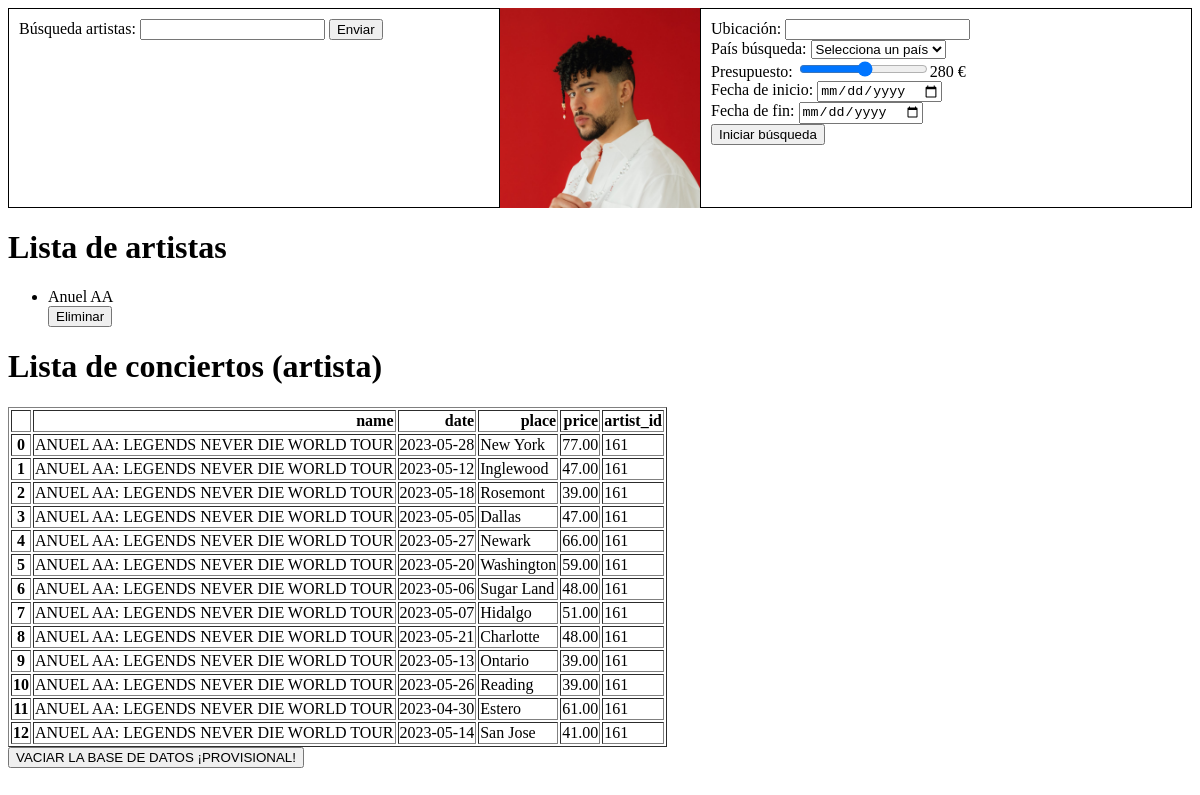
The page /BuscadorConciertos/buscador/ on the database its author committed.
### BuscadorConciertos/models.py (models this page shows, shortened)
class Artist(models.Model):
    name = models.CharField(max_length=255)
    artist_id = models.CharField(max_length=255)

class Concierto(models.Model):
    name = models.CharField(max_length=255)
    date = models.DateField()
    place = models.CharField(max_length=255)
    price = models.DecimalField(max_digits=8, decimal_places=2)
    artist = models.ForeignKey(Artist, on_delete=models.CASCADE, related_name='concerts')

### BuscadorConciertos/views.py (the view)
# urls.py: path('buscador/', views.buscador, name='buscador'),
def buscador(request):
  artists = Artist.objects.all()
  conciertos = Concierto.objects.all().values() #Obtener valores de los conciertos
  conciertos_df = pd.DataFrame(conciertos) #Importamos a un dataframe de pandas
  if not conciertos_df.empty:
    conciertos_df = conciertos_df.drop('id', axis = 1)
  conciertos_dict = conciertos_df.to_html()
  print(conciertos_df)
  if request.method == 'POST':
    if 'buscarArtista' in request.POST:
        nombre = request.POST.get('nombre')
        artist_id = (ticketmaster(request, nombre))
        ticket_events(request, artist_id)
        return render(request, 'buscador.html', {'artists': artists, 'conciertos': conciertos_dict})
    elif 'iniciarBusqueda' in request.POST:
        ubi = request.POST.get('ubicacion')
        pais = request.POST.get('pais')
        presupuesto = request.POST.get('presupuesto')
        inicio = request.POST.get('inicio')
        fin = request.POST.get('fin')
        return render(request, 'buscador.html', {'artists': artists, 'conciertos': conciertos_dict})
  else:
    return render(request, 'buscador.html', {'artists': artists, 'conciertos': conciertos_dict})

### BuscadorConciertos/templates/buscador.html (shortened to what this page needs)
<head>
    {% load static %}
    <link rel="stylesheet" type="text/css" href="{% static 'BuscadorConciertos/css/belleza.css' %}">
</head>
<div class="container">
    <div class="box">
        <form method="post">
            <label for="nombre">Búsqueda artistas:</label>
            <input type="text" name="nombre" id="nombre">
            <button type="submit" name="buscarArtista">Enviar</button>
        </form>
    </div>
    <img id="bb" src = "{% static 'BuscadorConciertos/img/bb.jpg' %}">
    <div class="box">
        <form method="post">
            <label for="ubicacion">Ubicación: </label>
            <input type="text" name="ubicacion" id="ubicacion"><br>
            <label for="pais">País búsqueda: </label>
            <select name="pais" id="pais">
              <option value="">Selecciona un país</option>
              </select><br>
            <label for="presupuesto">Presupuesto: </label>
            <input type="range"  name="presupuesto" id="presupuesto" min="50" max="500" step="10"><output id="valor"></output>
            <label>€</label><br>
            <label for="inicio">Fecha de inicio:</label>
            <input type="date" id="inicio" name="inicio"><br>
            <label for="fin">Fecha de fin:</label>
            <input type="date" id="fin" name="fin"><br>
            <button type="submit" name="iniciarBusqueda">Iniciar búsqueda</button>
        </form>
    </div>
</div>
<h1>Lista de artistas</h1>
  <ul>
    {% for artist in artists %}
      <li>{{ artist.name }}
        <form method="post" action="{% url 'delete_artist' artist.id %}">
            <button type="submit">Eliminar</button>
        </form>
      </li>
    {% endfor %}
  </ul>
<h1>Lista de conciertos (artista)</h1>
  <div>
    {{conciertos|safe}}
  </div>
  <form method="post" action="{% url 'clean_database' %}">
    <button type="submit">VACIAR LA BASE DE DATOS ¡PROVISIONAL!</button>
</form>

### static/BuscadorConciertos/css/belleza.css (style rules this page uses)
.container { display: flex; justify-content: space-between; }
.box { border: 1px solid black; padding: 10px; width: 45%; display: inline-block; box-sizing: border-box; }
#bb { max-width: 200px; }

### rows shown on the page
Artist: name "Anuel AA"
Concierto: place "name date place price artist_id 0 ANUEL AA: LEGENDS NEVER DIE WORLD TOUR 2023-05-28 New York 77.00 161 1 ANUEL AA: LEGENDS NEVER DIE WORLD TOUR 2023-05-12 Inglewood 47.00 161 2 ANUEL AA: LEGENDS NEVER DIE WORLD TOUR 2023-05-18 Rosemont 39.00 161 3 ANUEL AA: LEGENDS NEVER DIE WORLD TOUR 2023-05-05 Dallas 47.00 161 4 ANUEL AA: LEGENDS NEVER DIE WORLD TOUR 2023-05-27 Newark 66.00 161 5 ANUEL AA: LEGENDS NEVER DIE WORLD TOUR 2023-05-20 Washington 59.00 161 6 ANUEL AA: LEGENDS NEVER DIE WORLD TOUR 2023-05-06 Sugar Land 48.00 161 7 ANUEL AA: LEGENDS NEVER DIE WORLD TOUR 2023-05-07 Hidalgo 51.00 161 8 ANUEL AA: LEGENDS NEVER DIE WORLD TOUR 2023-05-21 Charlotte 48.00 161 9 ANUEL AA: LEGENDS NEVER…"
